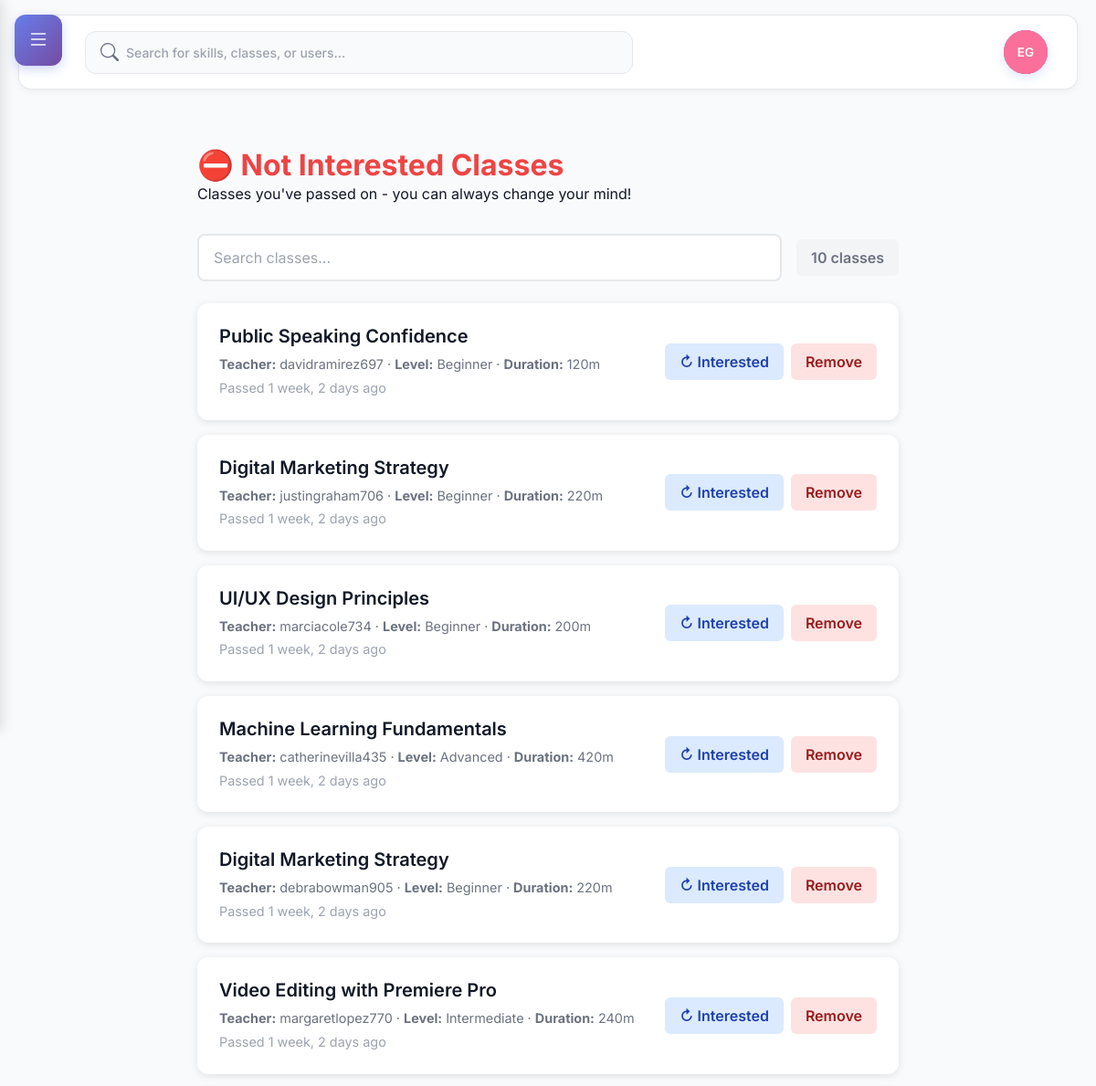
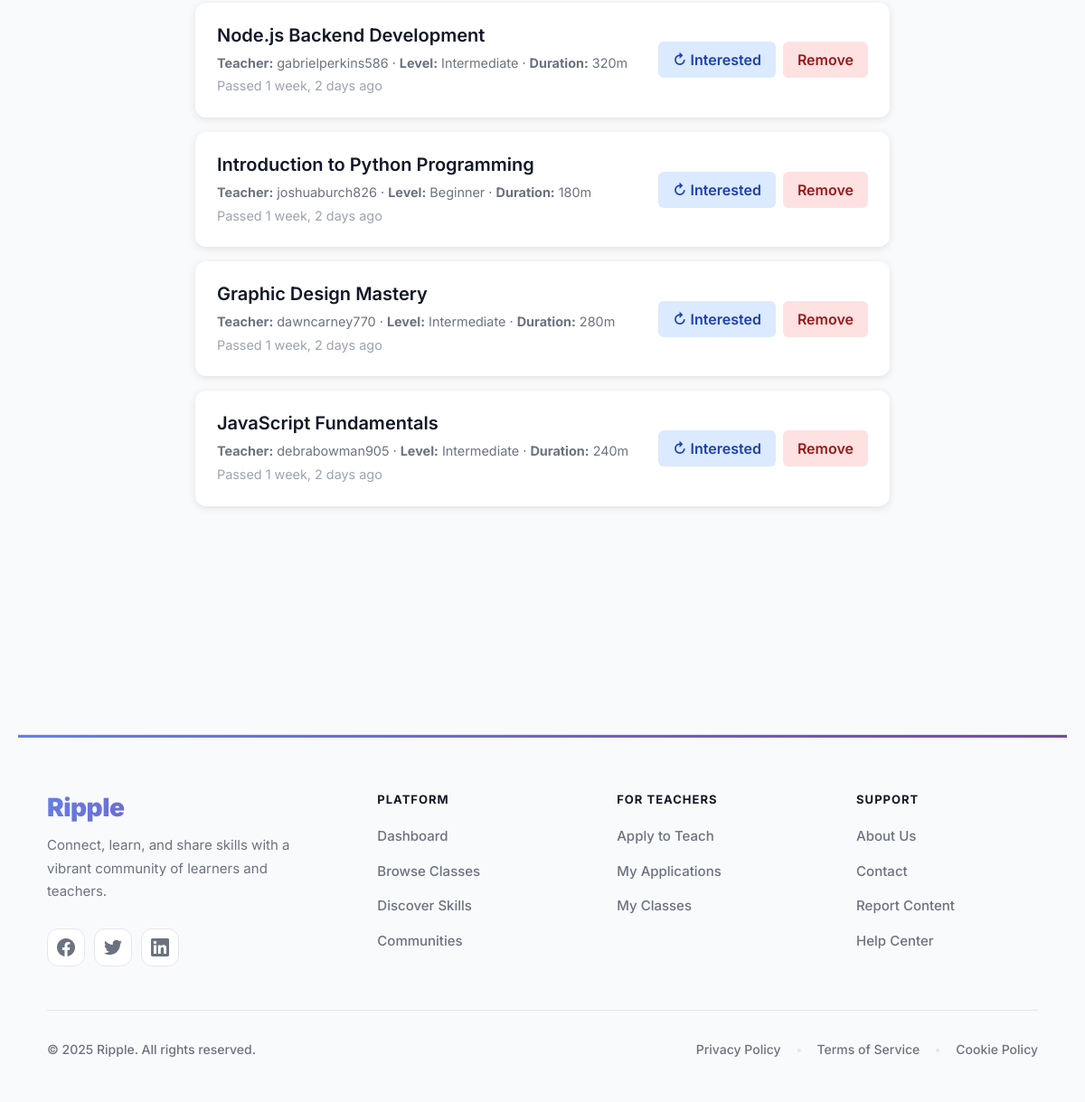
/swipe/blacklist/ (signed in), run on the app's committed database (2 pictures, top to bottom).
### skills/models.py (models this page shows, shortened)
class SwipeAction(models.Model):
    SWIPE_RIGHT = 'right'  # Whitelist
    SWIPE_LEFT = 'left'    # Blacklist
    SWIPE_CHOICES = [
        (SWIPE_RIGHT, 'Interested'),
        (SWIPE_LEFT, 'Not Interested'),
    ]
    user = models.ForeignKey(
        settings.AUTH_USER_MODEL,
        on_delete=models.CASCADE,
        related_name='swipe_actions'
    )
    teaching_class = models.ForeignKey(
        'TeachingClass',
        on_delete=models.CASCADE,
        related_name='swipe_actions'
    )
    action = models.CharField(
        max_length=10,
        choices=SWIPE_CHOICES
    )
    created_at = models.DateTimeField(auto_now_add=True)
    class Meta:
        unique_together = ['user', 'teaching_class']
        ordering = ['-created_at']

class TeachingClass(models.Model):
    BEGINNER = 'beginner'
    INTERMEDIATE = 'intermediate'
    ADVANCED = 'advanced'
    DIFFICULTY_CHOICES = [
        (BEGINNER, 'Beginner'),
        (INTERMEDIATE, 'Intermediate'),
        (ADVANCED, 'Advanced'),
    ]
    title = models.CharField(max_length=200)
    slug = models.SlugField(max_length=220, unique=True)
    short_description = models.CharField(max_length=300, blank=True)
    full_description = models.TextField(blank=True)
    difficulty = models.CharField(max_length=20, choices=DIFFICULTY_CHOICES, default=BEGINNER)
    duration_minutes = models.PositiveIntegerField(default=0)
    price_cents = models.PositiveIntegerField(default=0, help_text='Price in cents (e.g., 1999 = $19.99)')
    is_tradeable = models.BooleanField(default=False)
    trade_notes = models.CharField(max_length=200, blank=True)
    intro_video = models.FileField(upload_to='class_intros/', blank=True, null=True)
    thumbnail = models.ImageField(upload_to='class_thumbs/', blank=True, null=True)
    is_published = models.BooleanField(default=True)
    avg_rating = models.DecimalField(max_digits=3, decimal_places=2, default=0)
    reviews_count = models.PositiveIntegerField(default=0)
    created_at = models.DateTimeField(auto_now_add=True)
    updated_at = models.DateTimeField(auto_now=True)
    teacher = models.ForeignKey(settings.AUTH_USER_MODEL, on_delete=models.CASCADE, related_name='teaching_classes')
    class Meta:
        ordering = ['-created_at']

### core/views.py (the view)
# urls.py: path('swipe/blacklist/', views.view_blacklist, name='blacklist'),
@login_required
def view_blacklist(request):
    blacklist = SwipeAction.objects.filter(
        user=request.user,
        action=SwipeAction.SWIPE_LEFT
    ).select_related('teaching_class', 'teaching_class__teacher').prefetch_related('teaching_class__topics')
    return render(request, 'core/blacklist.html', {'blacklist': blacklist})

### skills/templatetags/skills_tags.py (called while the page is built)
@register.simple_tag(takes_context=True)
def pending_trade_offers_count(context):
    request = context.get('request')
    if not request or not request.user.is_authenticated:
        return 0
    return ClassTradeOffer.objects.filter(
        receiver=request.user,
        status=ClassTradeOffer.PENDING
    ).count()

### users/context_processors.py (called while the page is built)
def recaptcha_site_key(request):
    return {
        'RECAPTCHA_SITE_KEY': getattr(settings, 'RECAPTCHA_SITE_KEY', '')
    }

def unread_messages_count(request):
    unread_count = 0
    if request.user.is_authenticated:
        from chat.models import MessageStatus
        unread_count = MessageStatus.objects.filter(
            user=request.user,
            is_read=False
        ).exclude(
            message__sender=request.user
        ).count()
    return {
        'unread_messages_count': unread_count
    }

### users/templatetags/user_tags.py (called while the page is built)
def get_avatar_color(user):
    hash_value = int(hashlib.md5(user.username.encode()).hexdigest(), 16)
    color_index = hash_value % len(AVATAR_COLORS)
    return AVATAR_COLORS[color_index]

@register.inclusion_tag('users/user_avatar.html', takes_context=False)
def user_avatar(user, size='medium', css_class=''):
    has_avatar = user.profile.avatar if hasattr(user, 'profile') else False
    first_name = user.first_name or ''
    last_name = user.last_name or ''
    if first_name and last_name:
        initials = f"{first_name[0]}{last_name[0]}".upper()
    elif first_name:
        initials = first_name[0].upper()
    elif last_name:
        initials = last_name[0].upper()
    else:
        initials = user.username[0].upper() if user.username else '?'
    avatar_color = get_avatar_color(user)
    return {
        'user': user,
        'has_avatar': has_avatar,
        'avatar_url': user.profile.avatar.url if has_avatar else None,
        'initials': initials,
        'avatar_color': avatar_color,
        'size': size,
        'css_class': css_class,
    }

### core/templates/core/blacklist.html (shortened to what this page needs)
{% extends 'base.html' %}
{% block content %}
<div class="list-container">
    <div class="list-header">
        <h1>⛔ Not Interested Classes</h1>
        <p>Classes you've passed on - you can always change your mind!</p>
    </div>
    {% if blacklist %}
    <div class="filter-section">
        <div class="search-box">
            <input type="text" id="search-input" placeholder="Search classes..." autocomplete="off">
        </div>
        <div class="results-count">
            <span id="results-count">{{ blacklist|length }}</span> class{{ blacklist|length|pluralize:"es" }}
        </div>
    </div>
    <div class="skill-list" id="skill-list">
        {% for swipe in blacklist %}
        <div class="skill-item"
             data-class-id="{{ swipe.teaching_class.id }}"
             data-class-name="{{ swipe.teaching_class.title|lower }}">
            <div class="skill-info">
                <h3>
                    <a href="{% url 'skills:class_detail' swipe.teaching_class.slug %}" style="text-decoration: none; color: inherit;">
                        {{ swipe.teaching_class.title }}
                    </a>
                </h3>
                <p style="color: #6b7280; margin: 0.25rem 0;">
                    <strong>Teacher:</strong> {{ swipe.teaching_class.teacher.username }} ·
                    <strong>Level:</strong> {{ swipe.teaching_class.get_difficulty_display }} ·
                    <strong>Duration:</strong> {{ swipe.teaching_class.duration_minutes }}m
                </p>
                <p style="color: #9ca3af; font-size: 0.9rem; margin-top: 0.25rem;">Passed {{ swipe.created_at|timesince }} ago</p>
            </div>
            <div class="skill-actions">
                <button class="btn-undo" data-class-id="{{ swipe.teaching_class.id }}" data-action="right">
                    ↻ Interested
                </button>
                <button class="btn-remove" data-class-id="{{ swipe.teaching_class.id }}">
                    Remove
                </button>
            </div>
        </div>
        {% endfor %}
    </div>
    {% endif %}
</div>
{% endblock %}

### static/css/main.css (style rules this page uses)
:root { --bg:#f6f7f9;--card:#f0f1f3;--sidebar:#233455;--sidebarText:#e6ecf5;--text:#121417;--muted:#8b93a1;--brand:#4a67ff }
* { box-sizing:border-box }
html,body { margin:0;padding:0;font-family:Inter,system-ui,-apple-system,Segoe UI,Roboto,Arial,sans-serif;color:var(--text);background:var(--bg) }

### templates/base.html (style rules this page uses)
:root { --sidebar-width: 280px; --collision-breakpoint: 1200px; --brand: #667eea; --brand-hover: #5a77ff; --brand-gradient: linear-gradient(135deg, #667eea 0%, #764ba2 100%); --text: #111827; --text-light: #6b7280; --card: #ffffff; --background: #f9fafb; --border: #e5e7eb; --sidebar-bg: #1f2937; --sidebar-hover: #374151; }
* { font-family: 'Inter', -apple-system, BlinkMacSystemFont, sans-serif; -webkit-font-smoothing: antialiased; -moz-osx-font-smoothing: grayscale; }
body { background: var(--background); }

### core/templates/core/blacklist.html (style rules this page uses)
.list-container { max-width: 800px; margin: 0 auto; padding: 2rem 1rem; min-height: calc(100vh - 120px); padding-bottom: 100px; }
.list-header { margin-bottom: 2rem; }
.list-header h1 { font-size: 2rem; font-weight: 700; color: #ef4444; display: flex; align-items: center; gap: 0.5rem; }
.filter-section { margin-bottom: 1.5rem; display: flex; align-items: center; gap: 1rem; flex-wrap: wrap; }
.search-box { flex: 1; min-width: 200px; position: relative; }
.search-box input { width: 100%; padding: 0.75rem 2.5rem 0.75rem 1rem; border: 2px solid #e5e7eb; border-radius: 8px; font-size: 1rem; transition: all 0.2s; }
.results-count { padding: 0.5rem 1rem; background: #f3f4f6; border-radius: 6px; font-weight: 600; color: #6b7280; }
.skill-list { display: flex; flex-direction: column; gap: 1rem; }
.skill-item { background: white; padding: 1.5rem; border-radius: 12px; box-shadow: 0 2px 8px rgba(0,0,0,0.1); display: flex; justify-content: space-between; align-items: center; transition: all 0.2s ease; opacity: 1; transform: scale(1); }
.skill-info h3 { margin: 0 0 0.5rem 0; font-size: 1.25rem; font-weight: 600; }
.skill-info p { margin: 0; color: #6b7280; font-size: 0.9rem; }
.skill-actions { display: flex; gap: 0.5rem; }
.btn-undo { padding: 0.5rem 1rem; background: #dbeafe; color: #1e40af; border: none; border-radius: 6px; cursor: pointer; font-weight: 600; transition: all 0.2s; }
.btn-remove { padding: 0.5rem 1rem; background: #fee2e2; color: #991b1b; border: none; border-radius: 6px; cursor: pointer; font-weight: 600; transition: all 0.2s; }

### data on the page
SwipeAction: teaching_class "Public Speaking Confidence", teaching_class.teacher.username "davidramirez697", teaching_class.difficulty "Beginner", teaching_class.duration_minutes "120", created_at "1 week, 2 days"
SwipeAction: teaching_class "Digital Marketing Strategy", teaching_class.teacher.username "justingraham706", teaching_class.difficulty "Beginner", teaching_class.duration_minutes "220", created_at "1 week, 2 days"
SwipeAction: teaching_class "UI/UX Design Principles", teaching_class.teacher.username "marciacole734", teaching_class.difficulty "Beginner", teaching_class.duration_minutes "200", created_at "1 week, 2 days"
SwipeAction: teaching_class "Machine Learning Fundamentals", teaching_class.teacher.username "catherinevilla435", teaching_class.difficulty "Advanced", teaching_class.duration_minutes "420", created_at "1 week, 2 days"
SwipeAction: teaching_class "Digital Marketing Strategy", teaching_class.teacher.username "debrabowman905", teaching_class.difficulty "Beginner", teaching_class.duration_minutes "220", created_at "1 week, 2 days"
SwipeAction: teaching_class "Video Editing with Premiere Pro", teaching_class.teacher.username "margaretlopez770", teaching_class.difficulty "Intermediate", teaching_class.duration_minutes "240", created_at "1 week, 2 days"
SwipeAction: teaching_class "Node.js Backend Development", teaching_class.teacher.username "gabrielperkins586", teaching_class.difficulty "Intermediate", teaching_class.duration_minutes "320", created_at "1 week, 2 days"
SwipeAction: teaching_class "Introduction to Python Programming", teaching_class.teacher.username "joshuaburch826", teaching_class.difficulty "Beginner", teaching_class.duration_minutes "180", created_at "1 week, 2 days"
SwipeAction: teaching_class "Graphic Design Mastery", teaching_class.teacher.username "dawncarney770", teaching_class.difficulty "Intermediate", teaching_class.duration_minutes "280", created_at "1 week, 2 days"
SwipeAction: teaching_class "JavaScript Fundamentals", teaching_class.teacher.username "debrabowman905", teaching_class.difficulty "Intermediate", teaching_class.duration_minutes "240", created_at "1 week, 2 days"

### other printed values
{{ initials }} "EG"
{{ blacklist|length }} "10"
